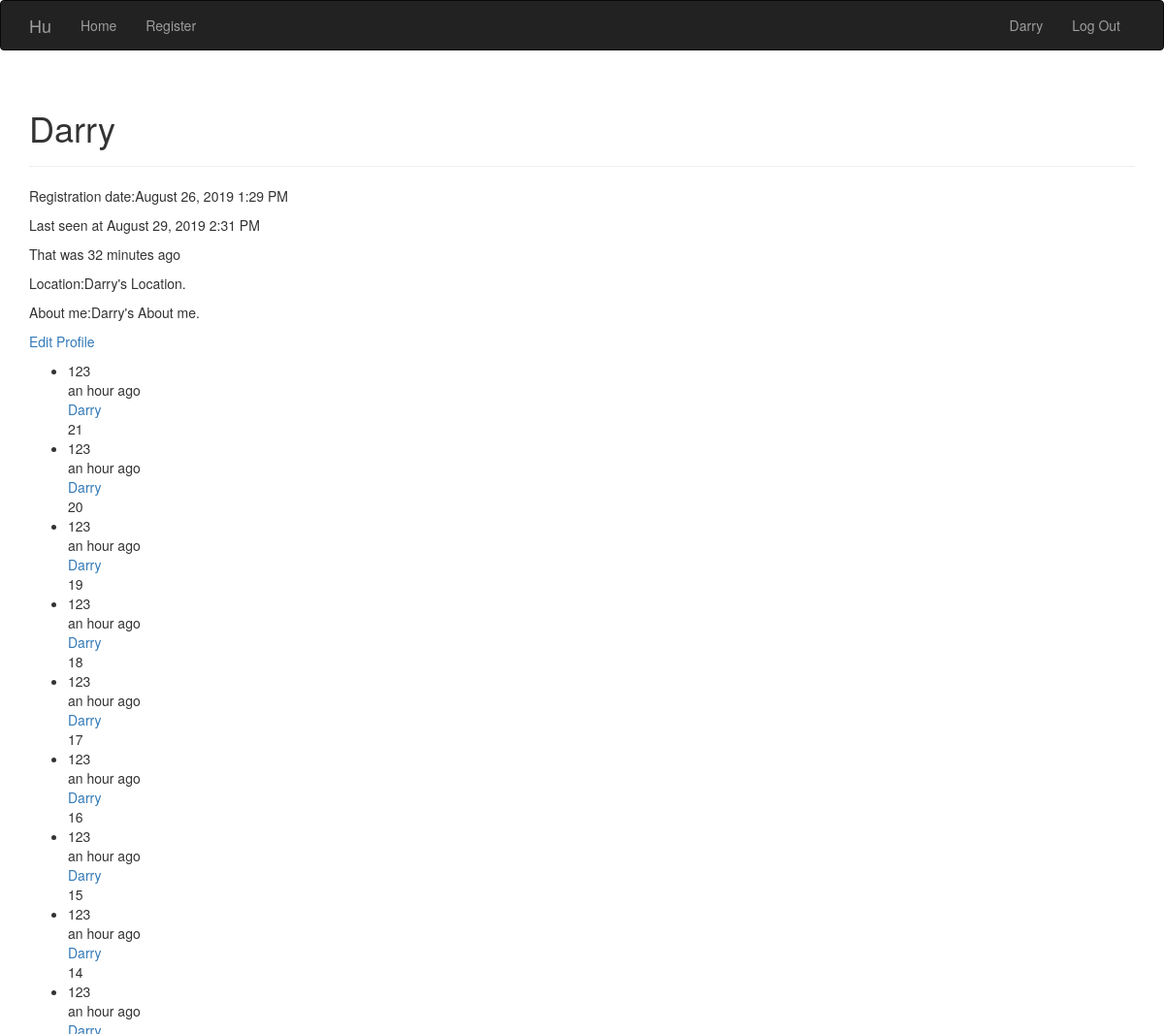
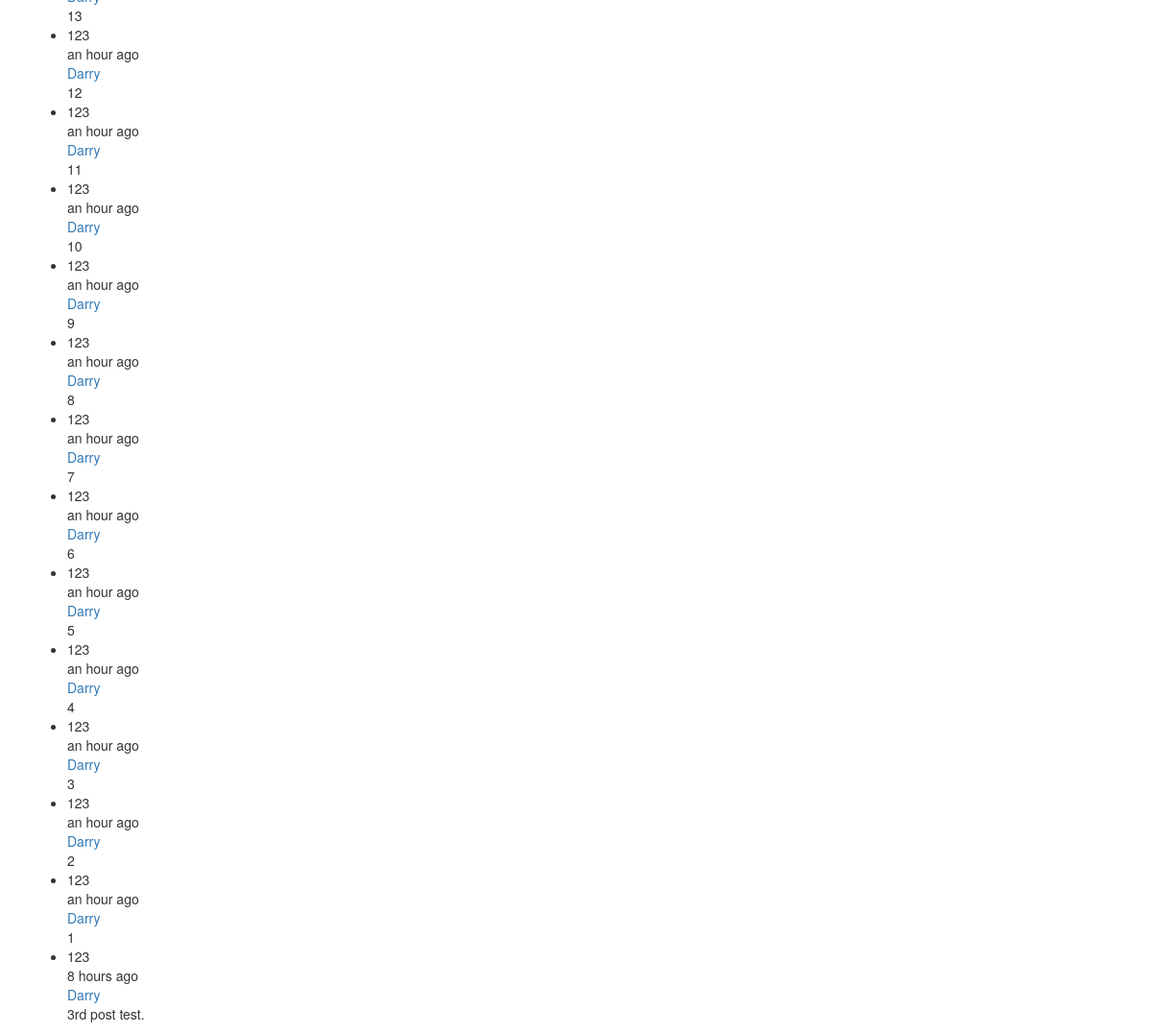
Screenshot of /auth/Darry (signed in) with the database file from the repository (2 pictures, top to bottom).
### app/models.py (models this page shows, shortened)
class User(UserMixin, db.Model):
    __tablename__ = 'users'
    id = db.Column(db.Integer, primary_key = True)
    username = db.Column(db.String(64), unique = True, index = True)
    password_hash = db.Column(db.String(128))
    role_id = db.Column(db.Integer, db.ForeignKey('roles.id'))
    location = db.Column(db.String(64))
    about_me = db.Column(db.Text())
    member_since = db.Column(db.DateTime(), default=datetime.utcnow)
    last_seen = db.Column(db.DateTime(), default=datetime.utcnow)
    posts = db.relationship('Post', backref='author', lazy='dynamic')
    def can(self, permissions):
        return self.role is not None and (self.role.permissions & permissions) == permissions
    def is_administrator(self):
        return self.can(Permissions.ADMINISTRATOR)
    @property
    def password(self):
        raise AttributeError('Password is not a readable attribute.')
    def ping(self):
        self.last_seen = datetime.utcnow()
        db.session.add(self)

class Post(db.Model):
    __tablename__ = 'postst'
    id = db.Column(db.Integer, primary_key=True)
    body = db.Column(db.Text)
    timestamp = db.Column(db.DateTime,index=True, default=datetime.utcnow)
    author_id = db.Column(db.Integer, db.ForeignKey('users.id'))

### app/auth/views.py (the view)
@auth.route('/<username>')
@login_required
def account(username):
    if not current_user.is_authenticated or not current_user.username == username:
        abort(404)
    else:
        posts = current_user.posts.order_by(Post.timestamp.desc()).all()
        return render_template('auth/account.html',user=current_user._get_current_object(),posts=posts)

### app/auth/views.py (called while the page is built)
@auth.before_app_request
def before_request():
    if current_user.is_authenticated:
        current_user.ping()

### app/models.py (called while the page is built)
@login_manager.user_loader
def load_user(user_id):
    return User.query.get(int(user_id))

### app/templates/auth/account.html (shortened to what this page needs)
{%extends "base.html"%}
{%block page_content%}
<div class="page-header">
	<h1>{{current_user.username}}</h1>
</div>
{%include '_profile.html'%}
<div>
	<p><a href="{{url_for('auth.edit_profile', username=current_user.username)}}">Edit Profile</a></p>
</div>
{%include '_posts.html'%}
{%endblock%}

### app/templates/base.html (shortened to what this page needs)
{% extends "bootstrap/base.html" %}
{% block head %}
{{super()}}
{% endblock %}
{% block navbar %}
<div class="navbar navbar-inverse" role="navigation">
	<div class="container">
		<div class="navvar-header">
			<a class="navbar-brand" href="{{ url_for('main.index') }}">Hu</a>
		</div>
		<div class="navbar-collapse collapse">
			<ul class="nav navbar-nav">
				<li><a href="{{url_for('main.index')}}">Home</a></li>
			</ul>
			<ul class="nav navbar-nav">
				<li><a href={{url_for('auth.register')}}>Register</a></li>
			</ul>
			<ul class="nav navbar-nav navbar-right">
				{%if current_user.is_authenticated %}
				<li><a href="{{ url_for('auth.account', username=current_user.username)}}">{{current_user.username}}</a></li>
				<li><a href="{{ url_for('auth.logout') }}">Log Out</a></li>
				{%else%}
				<li><a href="{{url_for('auth.login') }}">Log In</a></li>
				{%endif%}
			</ul>
		</div>
	</div>
</div>
{% endblock %}
{% block content %}
<div class="container">
	{% block page_content %}{% endblock %}
</div>
{% endblock %}

### app/templates/_profile.html
<div>
	<p>Registration date:{{moment(user.member_since).format('LLL')}}</p>
	<p>Last seen at {{moment(user.last_seen).format('LLL')}}</p>
	<p>That was {{moment(user.last_seen).fromNow(refresh=True)}}</p>
	<p><p>
		{% if user.location %}
		Location:{{user.location }}
		{% endif %}
		</p>
		<p>
		{% if user.about_me %}
		About me:{{user.about_me}}
		{% endif %}
		</p>
	</p>
</div>

### app/templates/_posts.html
<div>
<ul class="posts">
	{%for post in posts %}
	<li class="post">
		<div class="post-thumbnail">
			123
		</div>
		<div class="post-content">
			<div class="post-date">{{moment(post.timestamp).fromNow()}}</div>
			<div class="post-author">
				<a href="{{url_for('main.user', username=post.author.username)}}">
					{{ post.author.username }}
				</a>
			</div>
			<div class="post-body">
				{{post.body}}
			</div>
		</div>
	</li>
	{%endfor%}
</ul>
</div>

### rows the page displays
User: username "Darry", member_since "August 26, 2019 1:29 PM", last_seen "August 29, 2019 2:31 PM", last_seen "32 minutes ago", location "Darry's Location.", about_me "Darry's About me."
Post: timestamp "an hour ago", author.username "Darry", body "21"
Post: timestamp "an hour ago", author.username "Darry", body "20"
Post: timestamp "an hour ago", author.username "Darry", body "19"
Post: timestamp "an hour ago", author.username "Darry", body "18"
Post: timestamp "an hour ago", author.username "Darry", body "17"
Post: timestamp "an hour ago", author.username "Darry", body "16"
Post: timestamp "an hour ago", author.username "Darry", body "15"
Post: timestamp "an hour ago", author.username "Darry", body "14"
Post: timestamp "an hour ago", author.username "Darry", body "13"
Post: timestamp "an hour ago", author.username "Darry", body "12"
Post: timestamp "an hour ago", author.username "Darry", body "11"
Post: timestamp "an hour ago", author.username "Darry", body "10"
Post: timestamp "an hour ago", author.username "Darry", body "9"
Post: timestamp "an hour ago", author.username "Darry", body "8"
Post: timestamp "an hour ago", author.username "Darry", body "7"
Post: timestamp "an hour ago", author.username "Darry", body "6"
Post: timestamp "an hour ago", author.username "Darry", body "5"
Post: timestamp "an hour ago", author.username "Darry", body "4"
Post: timestamp "an hour ago", author.username "Darry", body "3"
Post: timestamp "an hour ago", author.username "Darry", body "2"
Post: timestamp "an hour ago", author.username "Darry", body "1"
Post: timestamp "8 hours ago", author.username "Darry", body "3rd post test."
